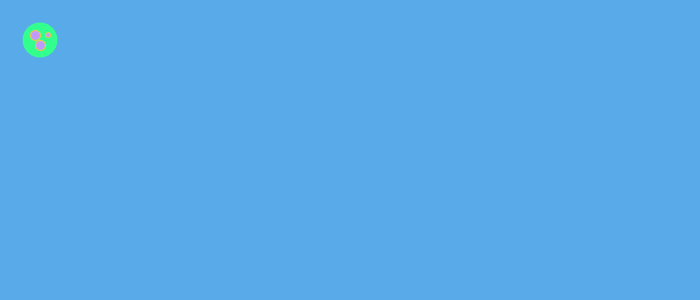
Frame 1 (no input)
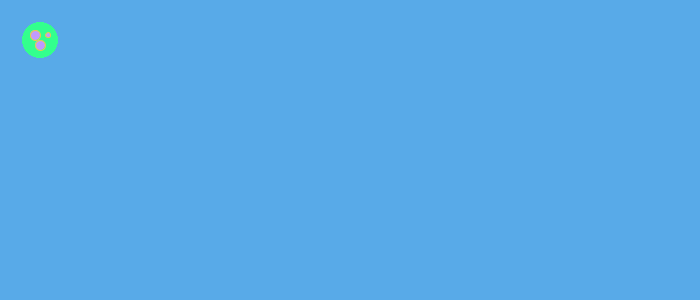
Frame 60 (the mouse pressed at the canvas centre just before this capture)
Frame 120 (the mouse held since frame 60 and released just before this capture): identical to frame 60, image omitted

The Processing sketch that drew these frames (run headless with seeded random() and noise(); from frame 60 on, the mouse is pressed at the canvas centre):

// Processing sketch: sketch_1
// ── sketch_1.pde

void setup(){
  background(88, 170, 232);
  size(700,300);
  noStroke();
  //smooth();
}


void draw(){
  bump();   // funtion call
  
}

void bump(){
  int x = 0, y = 0;
  noStroke();
  fill(51,255,142);  //green
  ellipse(40 + x, 40 + y, 35, 35);
  fill(193, 154, 255);
  stroke(229, 206, 76);
  strokeWeight(1);
  ellipse(35 + x, 35 + y, 10, 10);
  ellipse(40 - x, 45 - y, 10, 10);
  ellipse(48 + x, 35 + y, 5, 5);
  
}
  
